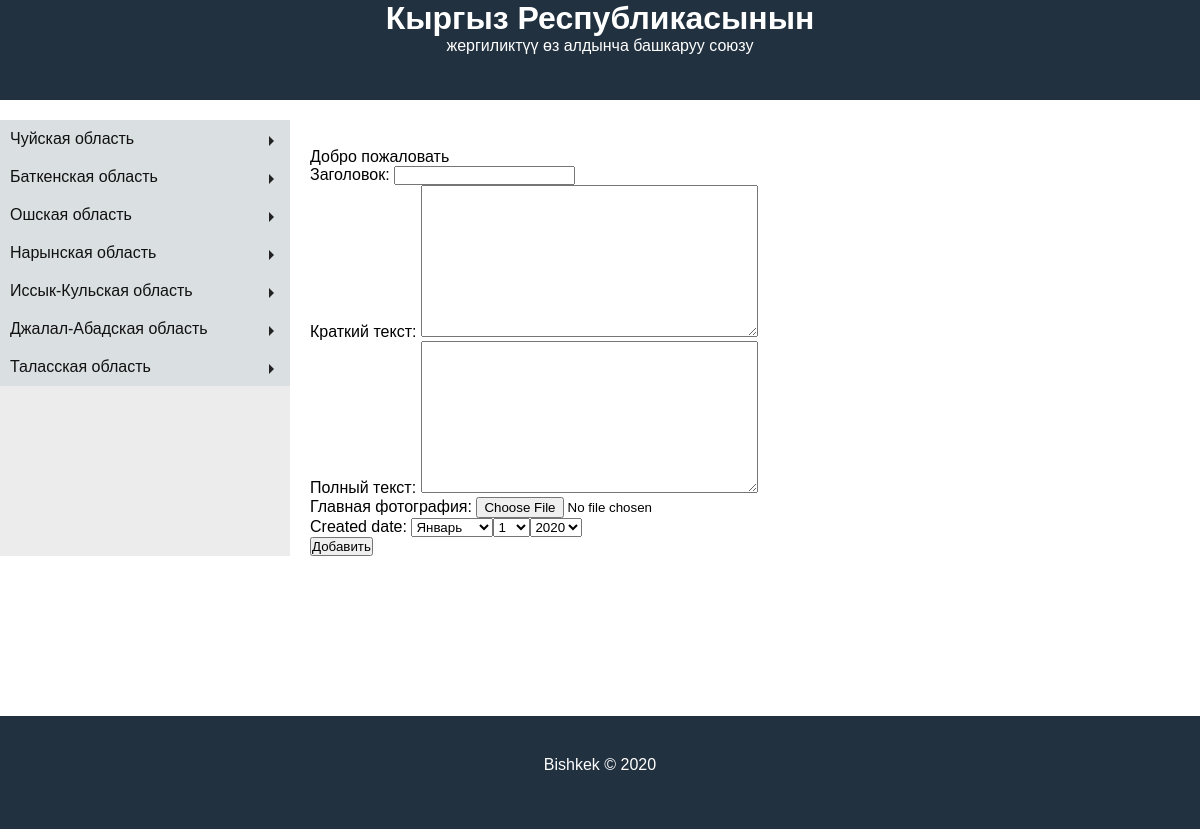
Screenshot of /account/ with the database file from the repository.
### blog/models.py (models this page shows, shortened)
class State(models.Model):
    name = models.CharField(verbose_name='имя', max_length=100)
    slug = models.SlugField('url', max_length=100)
    class Meta:
        verbose_name = 'Область'
        verbose_name_plural = 'Области'

### account/views.py (the view, shortened to what this page needs)
# urls.py: path('', views.dashboard.as_view(), name='dashboard'),
class dashboard(View):
    form = PostForm
    model = Post
    def get(self, request):
        States = State.objects.all()
        post = Post.objects.all()
        form = PostForm()
        return render(request,'account/dashboard.html',{'section':'dashboard', 'PostForm': form,'states': States})

### blog/forms.py
class PostForm(ModelForm):
    class Meta:
        model = Post
        fields = ['title','mini_text','text','image','created_date']
        widgets = {
            'created_date':SelectDateWidget
        }

### templates/account/dashboard.html (shortened to what this page needs)
{% extends "base.html" %}
{% load static %}
{% block content %}
 <h1>Рабочий стол</h1>
 <p>Добро пожаловать</p>
<form enctype="multipart/form-data" method="post" action="{% url 'dashboard' %}">
 {{PostForm.as_p}}
<input type="submit" value="Добавить">
</form>
 {% endblock %}

### templates/base.html (shortened to what this page needs)
{% load static %}
<!doctype html>
<html>
<head>
     <link href="{% static 'account/css/style.css' %}" rel="stylesheet">
</head>
<body id = 'Body'>
<main>
    <header>
        <h1>Кыргыз Республикасынын</h1>
        <p>жергиликтүү өз алдынча башкаруу союзу</p>
    </header>
    <aside>
        <ul class="menu">
            {%for state in states%}
            <li class="menu_list"><a href="#">{{state.name}}</a>
            </li>
            {%endfor%}
        </ul>
    </aside>
    <article>
        <div id="content">
            {% block content %}
            {% endblock %}
         </div>
    </article>
    <footer>
        <p>
             Bishkek &copy; 2020
        </p>
    </footer>
</main>
</body>
</html>

### static/account/css/style.css (style rules this page uses)
* { margin: 0; padding: 0; font-family: Verdana, sans-serif; }
main { display: grid; grid-gap: 20px; grid-template-rows: 100px auto auto 100px; grid-template-areas: "header" "aside" "article" "footer"; }
body { min-height: 100%; }
header { grid-area: header; background-color: #22313F; grid-column: 1/4; }
aside { grid-area: aside; background-color: #ECECEC; }
article { grid-area: article; }
footer { grid-area: footer; background-color: #22313F; -ms-grid-column: line2 / line3; grid-column: 1/4; -ms-grid-row: 3/4; grid-row: row3 / row4; height:113px }
@media (min-width: 640px) { main { grid-template-columns: 1fr 3fr; grid-template-rows: 100px auto 100px; grid-template-areas: "header header" "aside article" "footer footer" } }
article { display: grid; grid-template-columns: repeat(auto-fit, minmax(320px, 5fr)); grid-auto-rows: minmax(200px, auto); grid-gap: 20px; padding-right: 20px; }
h1, header p { color: #fff; text-align: center; }
footer p { text-align: center; margin-top: 40px; color: #fff; flex: 0 0 auto; }
.menu li { list-style-type: none; }
a { text-decoration: none; }
.menu a { background-color: #DADFE1; color: #111; padding: 10px; display: block; transition: .5s all; }
.menu_list { position: relative; }
.menu_list::after { content: " "; position: absolute; border: 5px solid; border-color: transparent transparent transparent #222 ; top: 1em; right: .7em; transition: .5s; }

### rows the page displays
State: name "Чуйская область"
State: name "Баткенская область"
State: name "Ошская область"
State: name "Нарынская область"
State: name "Иссык-Кульская область"
State: name "Джалал-Абадская область"
State: name "Таласская область"
